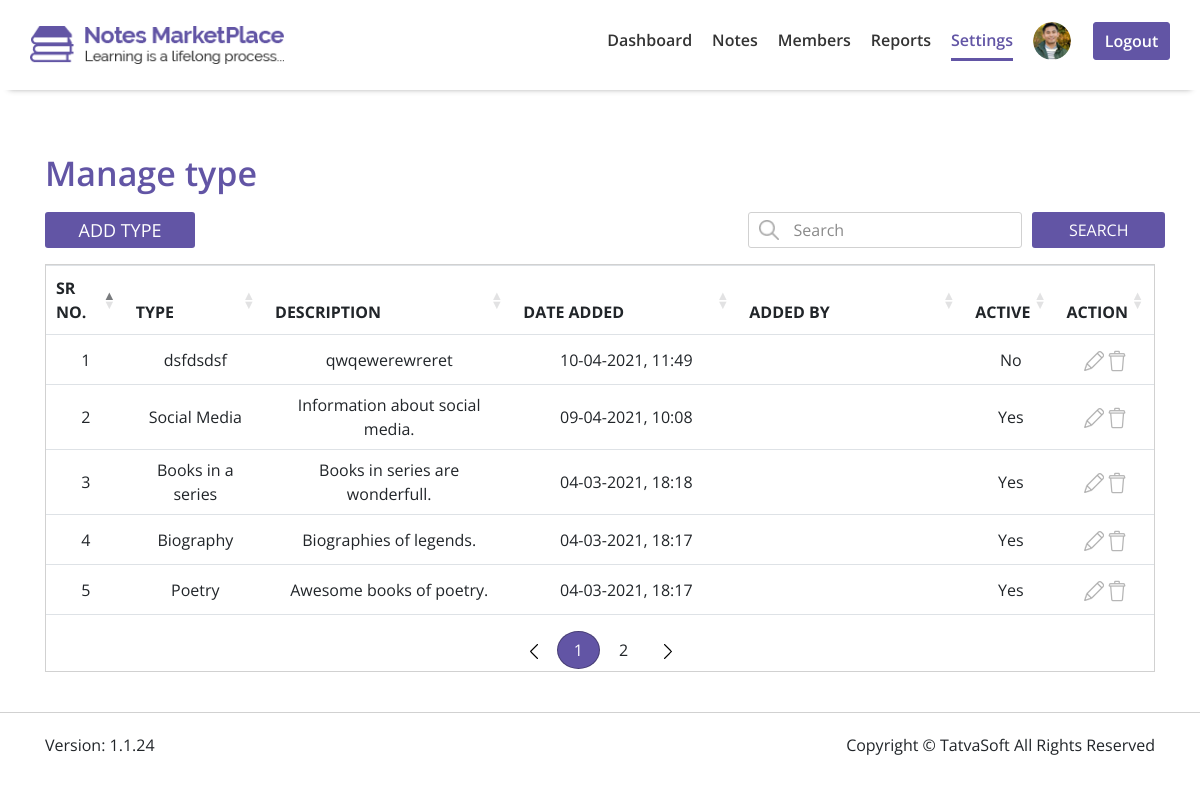
Page /MVC3/Notes-marketplace/SRS_Notes/Admin/manage-type.php (signed in) on the committed database.
### tables this page shows
CREATE TABLE `notetypes` (
  `ID` int(11) NOT NULL,
  `Name` varchar(100) NOT NULL,
  `Description` varchar(255) NOT NULL,
  `CreatedDate` datetime DEFAULT current_timestamp(),
  `CreatedBy` int(11) DEFAULT NULL,
  `ModifiedDate` datetime DEFAULT current_timestamp(),
  `ModifiedBy` int(11) DEFAULT NULL,
  `IsActive` bit(1) NOT NULL
);

### MVC3/Notes-marketplace/SRS_Notes/Admin/manage-type.php (the view, shortened to what this page needs)
<!DOCTYPE html>
<html lang="en">
<head>
    <link rel="stylesheet" href="css/bootstrap/bootstrap.min.css">
    <link rel="stylesheet" href="//cdn.datatables.net/1.10.24/css/jquery.dataTables.min.css">
    <link rel="stylesheet" href="css/style.css">
    <link rel="stylesheet" href="css/responsive.css">
</head>
<body>
    <?php
    include 'admin-header.php';
    include 'db_conntect.php';
    ?>
    <section id="manage-type">
        <div class="content-box">
            <div class="container">
                <div class="row">
                    <div class="col-md-12 col-sm-12 col-12">
                        <div class="horizontal-heading">
                            <h3>Manage type</h3>
                        </div>
                    </div>
                </div>
                <div class="row">
                    <div class="col-md-6 col-sm-12 col-12 text-left">
                        <div id="add-type">
                            <a class="btn add-type-btn" href="add-type.php" title="ADD TYPE" role="button">ADD TYPE</a>
                        </div>
                    </div>
                    <div class="col-md-6 col-sm-12 col-12">
                        <div class="row text-right">
                            <div class="col-md-3">
                            </div>
                            <div class="col-md-9 col-12 col-sm-12">
                                <div class="row">
                                    <div class="col-md-8 col-8 col-sm-8 table-search-bar">
                                        <div class="form-group">
                                            <input type="search" class="form-control" id="search" placeholder="Search">
                                        </div>
                                    </div>
                                    <div class="col-md-4 col-4 col-sm-4 table-header-search-btn">
                                        <div id="search-btn">
                                            <a class="btn table-search-btn" title="search" role="button">SEARCH</a>
                                        </div>
                                    </div>
                                </div>
                            </div>
                        </div>
                    </div>
                </div>
                <div class="row">
                    <div class="col-md-12">
                        <div class="manage-type-table table-responsive">
                            <table class="table table-hover" id="type-data-table">
                                <thead>
                                    <tr class="text-center">
                                        <th scope="col" class="table-header">SR NO.</th>
                                        <th scope="col" class="table-header">TYPE</th>
                                        <th scope="col" class="table-header remark">DESCRIPTION</th>
                                        <th scope="col" class="table-header date">DATE ADDED</th>
                                        <th scope="col" class="table-header seller">ADDED BY</th>
                                        <th scope="col" class="table-header">ACTIVE</th>
                                        <th scope="col" class="table-header">ACTION</th>
                                    </tr>
                                </thead>
                                <tbody>
                                    <?php
                                    $typedata = "SELECT * FROM notetypes ORDER BY CreatedDate DESC";
                                    $typedataquery = mysqli_query($conn, $typedata);
                                    $count = mysqli_num_rows($typedataquery);
                                    for ($i = 1; $i <= $count; $i++) {
                                        $tdata = mysqli_fetch_assoc($typedataquery);
                                    ?>
                                        <tr style="height: 50px;" class="text-center">
                                            <td><?php echo $i; ?></td>
                                            <td><?php echo $tdata['Name']; ?></td>
                                            <td><?php echo $tdata['Description']; ?></td>
                                            <td><?php $addeddate =  $tdata['CreatedDate'];
                                                $date = strtotime($addeddate);
                                                echo date('d-m-Y, H:i', $date); ?></td>
                                            <td><?php
                                                ?></td>
                                            <td><?php
                                                if ($tdata['IsActive'] == 1) {
                                                    echo "Yes";
                                                } else {
                                                    echo "No";
                                                }
                                                ?></td>
                                            <td class="text-center">
                                                <a href="add-type.php?id=<?php echo $tdata['ID']; ?>"><img src="admin-images/images/edit.png" alt="edit"></a>
                                                <a class="delete-type" href="manage-type.php?id=<?php echo $tdata['ID']; ?>"><img src="admin-images/images/delete.png" alt="delete"></a>
                                            </td>
                                        </tr>
                                    <?php
                                    }
                                    ?>
                                </tbody>
                            </table>
                        </div>
                    </div>
                </div>
            </div>
        </div>
    </section>
    <?php
    include 'footer.php';
    ?>
</body>
</html>

### MVC3/Notes-marketplace/SRS_Notes/Admin/css/style.css (style rules this page uses)
* { margin: 0; padding: 0; box-sizing: border-box; }
.content-box { padding: 60px 0; }
.horizontal-heading h3 { font-size: 34px; font-weight: 600; line-height: 38px; color: #6255a5; margin-bottom: 50px; }
.table-search-btn { font-size: 16px; line-height: 22px; color: #fff; background-color: #6255a5; height: 36px; width: 100%; border-radius: 3px; }
html, body { height: 100%; font-family: 'Open Sans', sans-serif; }
.dashboard-published-notes-table, .manage-administrator-table, .manage-category-table, .manage-country-table, .manage-type-table, .members-table, .spam-report-table, .published-notes-table, .downloaded-notes-table, .rejected-notes-table, .notes-under-review-table, .notes-table { border: 0.2px solid #d1d1d1; margin-top: 0px; }
.table>tbody>tr>td { vertical-align: middle; }
.table-hover { margin-bottom: 0px; }
.form-group input { border: 1px solid #d1d1d1; width: 100%; height: 50px; border-radius: 3px; margin: 0px 30px 0px 0px; }
.table-search-bar { padding: 0px 5px 0px 5px; }
.table-header-search-btn { padding: 0px 5px 0px 5px; }
.form-group input[type="search"] { text-indent: 10px; padding-left: 35px; text-overflow: ''; -webkit-appearance: none; -moz-appearance: none; appearance: none; background: #fff url('../admin-images/images/search-icon.png') no-repeat; background-size: 20px 20px; background-position: 10px; }
#manage-type .content-box { padding-top: 130px; padding-bottom: 40px; }
#manage-type .horizontal-heading h3 { margin-bottom: 20px; }
.add-type-btn { font-size: 18px; line-height: 22px; color: #fff; background-color: #6255a5; height: 36px; width: 150px; border-radius: 3px; }
#manage-type .form-group input { height: 36px; }
.seller, .date { min-width: 190px; }
.remark { min-width: 200px; }
table.dataTable thead th, table.dataTable thead td { padding: 10px 18px; border-bottom: none !important; }
table.dataTable.no-footer { border-bottom: 1px solid #dee2e6 !important; }

### rows in the picture
notetypes: Name "dsfdsdsf", Description "qwqewerewreret", CreatedDate "10-04-2021, 11:49", IsActive "No"
notetypes: Name "Social Media", Description "Information about social media.", CreatedDate "09-04-2021, 10:08", IsActive "Yes"
notetypes: Name "Books in a series", Description "Books in series are wonderfull.", CreatedDate "04-03-2021, 18:18", IsActive "Yes"
notetypes: Name "Biography", Description "Biographies of legends.", CreatedDate "04-03-2021, 18:17", IsActive "Yes"
notetypes: Name "Poetry", Description "Awesome books of poetry.", CreatedDate "04-03-2021, 18:17", IsActive "Yes"
